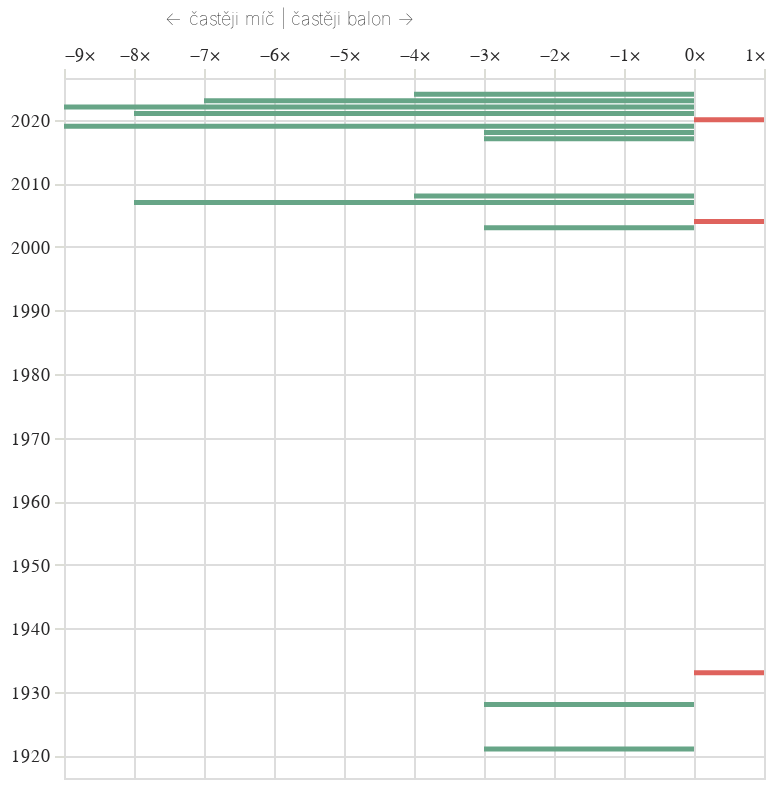

Write notebook code for a chart like this one.
### Code cell
graf_vyvoje("(?i)míč[^\w]","míč","(?i)bal[oó]n[^\w]","balon")

### Figure 1 — Vega-Lite specification as saved in the notebook (floating-point values rounded to 4 significant figures)
{"config": {"title": {"font": "Noticia Text", "fontSize": 11.5, "anchor": "start", "lineHeight": 19, "fontWeight": "bolder", "subtitleFont": "Noticia Text", "subtitleFontSize": 10, "subtitleLineHeight": 15, "subtitlePadding": 10, "dy": -10, "color": "#292829", "subtitleColor": "#292829"}, "axis": {"labelFont": "Asap", "titleFont": "Asap", "fontWeight": "lighter", "titleFontWeight": "lighter", "labelFontSize": 9, "titleFontSize": 9, "labelPadding": 2, "titlePadding": 9, "domainOpacity": 0, "tickColor": "#DCDDD6", "labelColor": "#292829"}, "legend": {"labelFont": "Asap", "labelFontWeight": "normal", "titleFont": "Asap", "titleFontWeight": "normal", "labelFontSize": 9, "titleFontSize": 9, "labelColor": "#292829"}}, "data": {"name": "data-15441f79663029c8bfc228c7be1a1429"}, "mark": {"type": "bar", "height": 2.5}, "encoding": {"color": {"field": "vitez", "legend": null, "scale": {"range": ["#67a587", "#df635d"]}, "type": "nominal"}, "x": {"axis": {"labelExpr": "datum.label + '×'", "orient": "top", "titleAlign": "right"}, "field": "vysledek", "title": "← častěji míč | častěji balon →", "type": "quantitative"}, "y": {"field": "datum", "title": null, "type": "temporal"}}, "height": 350, "resolve": {"scale": {"y": "independent"}}, "width": 350, "$schema": "https://vega.github.io/schema/vega-lite/v5.8.0.json", "datasets": {"data-15441f79663029c8bfc228c7be1a1429": [{"datum": "1918-01-01T00:00:00", "vyskytu": 1, "vyskytu_right": 1, "uplnost": 0, "vysledek": 0.0, "vitez": null}, {"datum": "1919-01-01T00:00:00", "vyskytu": 1, "vyskytu_right": 1, "uplnost": 0, "vysledek": 0.0, "vitez": null}, {"datum": "1920-01-01T00:00:00", "vyskytu": 1, "vyskytu_right": 1, "uplnost": 0, "vysledek": 0.0, "vitez": null}, {"datum": "1921-01-01T00:00:00", "vyskytu": 2, "vyskytu_right": 1, "uplnost": 0, "vysledek": -3.0, "vitez": "míč"}, {"datum": "1922-01-01T00:00:00", "vyskytu": 1, "vyskytu_right": 1, "uplnost": 0, "vysledek": 0.0, "vitez": null}, {"datum": "1923-01-01T00:00:00", "vyskytu": 1, "vyskytu_right": 1, "uplnost": 0, "vysledek": 0.0, "vitez": null}, {"datum": "1924-01-01T00:00:00", "vyskytu": 1, "vyskytu_right": 1, "uplnost": 0, "vysledek": 0.0, "vitez": null}, {"datum": "1925-01-01T00:00:00", "vyskytu": 1, "vyskytu_right": 1, "uplnost": 0, "vysledek": 0.0, "vitez": null}, {"datum": "1926-01-01T00:00:00", "vyskytu": 1, "vyskytu_right": 1, "uplnost": 0, "vysledek": 0.0, "vitez": null}, {"datum": "1927-01-01T00:00:00", "vyskytu": 1, "vyskytu_right": 1, "uplnost": 0, "vysledek": 0.0, "vitez": null}, {"datum": "1928-01-01T00:00:00", "vyskytu": 2, "vyskytu_right": 1, "uplnost": 0, "vysledek": -3.0, "vitez": "míč"}, {"datum": "1929-01-01T00:00:00", "vyskytu": 1, "vyskytu_right": 1, "uplnost": 0, "vysledek": 0.0, "vitez": null}, {"datum": "1930-01-01T00:00:00", "vyskytu": 1, "vyskytu_right": 1, "uplnost": 0, "vysledek": 0.0, "vitez": null}, {"datum": "1931-01-01T00:00:00", "vyskytu": 1, "vyskytu_right": 1, "uplnost": 0, "vysledek": 0.0, "vitez": null}, {"datum": "1932-01-01T00:00:00", "vyskytu": 1, "vyskytu_right": 1, "uplnost": 0, "vysledek": 0.0, "vitez": null}, {"datum": "1933-01-01T00:00:00", "vyskytu": 1, "vyskytu_right": 2, "uplnost": 0, "vysledek": 1.0, "vitez": "balon"}, {"datum": "1934-01-01T00:00:00", "vyskytu": 1, "vyskytu_right": 1, "uplnost": 0, "vysledek": 0.0, "vitez": null}, {"datum": "1935-01-01T00:00:00", "vyskytu": 1, "vyskytu_right": 1, "uplnost": 0, "vysledek": 0.0, "vitez": null}, {"datum": "1936-01-01T00:00:00", "vyskytu": 1, "vyskytu_right": 1, "uplnost": 0, "vysledek": 0.0, "vitez": null}, {"datum": "1937-01-01T00:00:00", "vyskytu": 1, "vyskytu_right": 1, "uplnost": 0, "vysledek": 0.0, "vitez": null}, {"datum": "1938-01-01T00:00:00", "vyskytu": 1, "vyskytu_right": 1, "uplnost": 0, "vysledek": 0.0, "vitez": null}, {"datum": "1945-01-01T00:00:00", "vyskytu": 1, "vyskytu_right": 1, "uplnost": 0, "vysledek": 0.0, "vitez": null}, {"datum": "1946-01-01T00:00:00", "vyskytu": 1, "vyskytu_right": 1, "uplnost": 0, "vysledek": 0.0, "vitez": null}, {"datum": "1947-01-01T00:00:00", "vyskytu": 1, "vyskytu_right": 1, "uplnost": 0, "vysledek": 0.0, "vitez": null}, {"datum": "1948-01-01T00:00:00", "vyskytu": 1, "vyskytu_right": 1, "uplnost": 0, "vysledek": 0.0, "vitez": null}, {"datum": "1949-01-01T00:00:00", "vyskytu": 1, "vyskytu_right": 1, "uplnost": 0, "vysledek": 0.0, "vitez": null}, {"datum": "1950-01-01T00:00:00", "vyskytu": 1, "vyskytu_right": 1, "uplnost": 0, "vysledek": 0.0, "vitez": null}, {"datum": "1951-01-01T00:00:00", "vyskytu": 1, "vyskytu_right": 1, "uplnost": 0, "vysledek": 0.0, "vitez": null}, {"datum": "1952-01-01T00:00:00", "vyskytu": 1, "vyskytu_right": 1, "uplnost": 0, "vysledek": 0.0, "vitez": null}, {"datum": "1953-01-01T00:00:00", "vyskytu": 1, "vyskytu_right": 1, "uplnost": 0, "vysledek": 0.0, "vitez": null}, {"datum": "1954-01-01T00:00:00", "vyskytu": 1, "vyskytu_right": 1, "uplnost": 0, "vysledek": 0.0, "vitez": null}, {"datum": "1955-01-01T00:00:00", "vyskytu": 1, "vyskytu_right": 1, "uplnost": 0, "vysledek": 0.0, "vitez": null}, {"datum": "1956-01-01T00:00:00", "vyskytu": 1, "vyskytu_right": 1, "uplnost": 0, "vysledek": 0.0, "vitez": null}, {"datum": "1957-01-01T00:00:00", "vyskytu": 1, "vyskytu_right": 1, "uplnost": 0, "vysledek": 0.0, "vitez": null}, {"datum": "1958-01-01T00:00:00", "vyskytu": 1, "vyskytu_right": 1, "uplnost": 0, "vysledek": 0.0, "vitez": null}, {"datum": "1959-01-01T00:00:00", "vyskytu": 1, "vyskytu_right": 1, "uplnost": 0, "vysledek": 0.0, "vitez": null}, {"datum": "1960-01-01T00:00:00", "vyskytu": 1, "vyskytu_right": 1, "uplnost": 0, "vysledek": 0.0, "vitez": null}, {"datum": "1961-01-01T00:00:00", "vyskytu": 1, "vyskytu_right": 1, "uplnost": 0, "vysledek": 0.0, "vitez": null}, {"datum": "1962-01-01T00:00:00", "vyskytu": 1, "vyskytu_right": 1, "uplnost": 0, "vysledek": 0.0, "vitez": null}, {"datum": "1963-01-01T00:00:00", "vyskytu": 1, "vyskytu_right": 1, "uplnost": 0, "vysledek": 0.0, "vitez": null}, {"datum": "1964-01-01T00:00:00", "vyskytu": 1, "vyskytu_right": 1, "uplnost": 0, "vysledek": 0.0, "vitez": null}, {"datum": "1965-01-01T00:00:00", "vyskytu": 1, "vyskytu_right": 1, "uplnost": 0, "vysledek": 0.0, "vitez": null}, {"datum": "1966-01-01T00:00:00", "vyskytu": 1, "vyskytu_right": 1, "uplnost": 0, "vysledek": 0.0, "vitez": null}, {"datum": "1967-01-01T00:00:00", "vyskytu": 1, "vyskytu_right": 1, "uplnost": 0, "vysledek": 0.0, "vitez": null}, {"datum": "1968-01-01T00:00:00", "vyskytu": 1, "vyskytu_right": 1, "uplnost": 0, "vysledek": 0.0, "vitez": null}, {"datum": "1969-01-01T00:00:00", "vyskytu": 1, "vyskytu_right": 1, "uplnost": 0, "vysledek": 0.0, "vitez": null}, {"datum": "1970-01-01T00:00:00", "vyskytu": 1, "vyskytu_right": 1, "uplnost": 0, "vysledek": 0.0, "vitez": null}, {"datum": "1971-01-01T00:00:00", "vyskytu": 1, "vyskytu_right": 1, "uplnost": 0, "vysledek": 0.0, "vitez": null}, {"datum": "1972-01-01T00:00:00", "vyskytu": 1, "vyskytu_right": 1, "uplnost": 0, "vysledek": 0.0, "vitez": null}, {"datum": "1973-01-01T00:00:00", "vyskytu": 1, "vyskytu_right": 1, "uplnost": 0, "vysledek": 0.0, "vitez": null}, {"datum": "1974-01-01T00:00:00", "vyskytu": 1, "vyskytu_right": 1, "uplnost": 0, "vysledek": 0.0, "vitez": null}, {"datum": "1975-01-01T00:00:00", "vyskytu": 1, "vyskytu_right": 1, "uplnost": 0, "vysledek": 0.0, "vitez": null}, {"datum": "1976-01-01T00:00:00", "vyskytu": 1, "vyskytu_right": 1, "uplnost": 0, "vysledek": 0.0, "vitez": null}, {"datum": "1977-01-01T00:00:00", "vyskytu": 1, "vyskytu_right": 1, "uplnost": 0, "vysledek": 0.0, "vitez": null}, {"datum": "1978-01-01T00:00:00", "vyskytu": 1, "vyskytu_right": 1, "uplnost": 0, "vysledek": 0.0, "vitez": null}, {"datum": "1979-01-01T00:00:00", "vyskytu": 1, "vyskytu_right": 1, "uplnost": 0, "vysledek": 0.0, "vitez": null}, {"datum": "1980-01-01T00:00:00", "vyskytu": 1, "vyskytu_right": 1, "uplnost": 0, "vysledek": 0.0, "vitez": null}, {"datum": "1981-01-01T00:00:00", "vyskytu": 1, "vyskytu_right": 1, "uplnost": 0, "vysledek": 0.0, "vitez": null}, {"datum": "1982-01-01T00:00:00", "vyskytu": 1, "vyskytu_right": 1, "uplnost": 0, "vysledek": 0.0, "vitez": null}, {"datum": "1983-01-01T00:00:00", "vyskytu": 1, "vyskytu_right": 1, "uplnost": 0, "vysledek": 0.0, "vitez": null}, {"datum": "1984-01-01T00:00:00", "vyskytu": 1, "vyskytu_right": 1, "uplnost": 0, "vysledek": 0.0, "vitez": null}, {"datum": "1985-01-01T00:00:00", "vyskytu": 1, "vyskytu_right": 1, "uplnost": 0, "vysledek": 0.0, "vitez": null}, {"datum": "1986-01-01T00:00:00", "vyskytu": 1, "vyskytu_right": 1, "uplnost": 0, "vysledek": 0.0, "vitez": null}, {"datum": "1987-01-01T00:00:00", "vyskytu": 1, "vyskytu_right": 1, "uplnost": 0, "vysledek": 0.0, "vitez": null}, {"datum": "1988-01-01T00:00:00", "vyskytu": 1, "vyskytu_right": 1, "uplnost": 0, "vysledek": 0.0, "vitez": null}, {"datum": "1989-01-01T00:00:00", "vyskytu": 1, "vyskytu_right": 1, "uplnost": 0, "vysledek": 0.0, "vitez": null}, {"datum": "1990-01-01T00:00:00", "vyskytu": 1, "vyskytu_right": 1, "uplnost": 0, "vysledek": 0.0, "vitez": null}, {"datum": "1991-01-01T00:00:00", "vyskytu": 1, "vyskytu_right": 1, "uplnost": 0, "vysledek": 0.0, "vitez": null}, {"datum": "1992-01-01T00:00:00", "vyskytu": 1, "vyskytu_right": 1, "uplnost": 0, "vysledek": 0.0, "vitez": null}, {"datum": "1993-01-01T00:00:00", "vyskytu": 1, "vyskytu_right": 1, "uplnost": 0, "vysledek": 0.0, "vitez": null}, {"datum": "1994-01-01T00:00:00", "vyskytu": 1, "vyskytu_right": 1, "uplnost": 0, "vysledek": 0.0, "vitez": null}, {"datum": "1995-01-01T00:00:00", "vyskytu": 1, "vyskytu_right": 1, "uplnost": 0, "vysledek": 0.0, "vitez": null}, {"datum": "1996-01-01T00:00:00", "vyskytu": 1, "vyskytu_right": 1, "uplnost": 0, "vysledek": 0.0, "vitez": null}, {"datum": "1997-01-01T00:00:00", "vyskytu": 1, "vyskytu_right": 1, "uplnost": 0, "vysledek": 0.0, "vitez": null}, {"datum": "1998-01-01T00:00:00", "vyskytu": 1, "vyskytu_right": 1, "uplnost": 0, "vysledek": 0.0, "vitez": null}, {"datum": "1999-01-01T00:00:00", "vyskytu": 1, "vyskytu_right": 1, "uplnost": 0, "vysledek": 0.0, "vitez": null}, {"datum": "2000-01-01T00:00:00", "vyskytu": 1, "vyskytu_right": 1, "uplnost": 0, "vysledek": 0.0, "vitez": null}, {"datum": "2001-01-01T00:00:00", "vyskytu": 1, "vyskytu_right": 1, "uplnost": 0, "vysledek": 0.0, "vitez": null}, {"datum": "2002-01-01T00:00:00", "vyskytu": 1, "vyskytu_right": 1, "uplnost": 0, "vysledek": 0.0, "vitez": null}, {"datum": "2003-01-01T00:00:00", "vyskytu": 2, "vyskytu_right": 1, "uplnost": 0, "vysledek": -3.0, "vitez": "míč"}, {"datum": "2004-01-01T00:00:00", "vyskytu": 1, "vyskytu_right": 2, "uplnost": 1, "vysledek": 1.0, "vitez": "balon"}, {"datum": "2005-01-01T00:00:00", "vyskytu": 1, "vyskytu_right": 1, "uplnost": 0, "vysledek": 0.0, "vitez": null}, {"datum": "2006-01-01T00:00:00", "vyskytu": 1, "vyskytu_right": 1, "uplnost": 0, "vysledek": 0.0, "vitez": null}, {"datum": "2007-01-01T00:00:00", "vyskytu": 7, "vyskytu_right": 1, "uplnost": 1, "vysledek": -8.0, "vitez": "míč"}, {"datum": "2008-01-01T00:00:00", "vyskytu": 3, "vyskytu_right": 1, "uplnost": 1, "vysledek": -4.0, "vitez": "míč"}, {"datum": "2009-01-01T00:00:00", "vyskytu": 1, "vyskytu_right": 1, "uplnost": 0, "vysledek": 0.0, "vitez": null}, {"datum": "2010-01-01T00:00:00", "vyskytu": 1, "vyskytu_right": 1, "uplnost": 0, "vysledek": 0.0, "vitez": null}, {"datum": "2011-01-01T00:00:00", "vyskytu": 1, "vyskytu_right": 1, "uplnost": 0, "vysledek": 0.0, "vitez": null}, {"datum": "2012-01-01T00:00:00", "vyskytu": 1, "vyskytu_right": 1, "uplnost": 0, "vysledek": 0.0, "vitez": null}, {"datum": "2013-01-01T00:00:00", "vyskytu": 1, "vyskytu_right": 1, "uplnost": 0, "vysledek": 0.0, "vitez": null}, {"datum": "2014-01-01T00:00:00", "vyskytu": 1, "vyskytu_right": 1, "uplnost": 0, "vysledek": 0.0, "vitez": null}, {"datum": "2015-01-01T00:00:00", "vyskytu": 1, "vyskytu_right": 1, "uplnost": 0, "vysledek": 0.0, "vitez": null}, {"datum": "2016-01-01T00:00:00", "vyskytu": 1, "vyskytu_right": 1, "uplnost": 0, "vysledek": 0.0, "vitez": null}, {"datum": "2017-01-01T00:00:00", "vyskytu": 2, "vyskytu_right": 1, "uplnost": 0, "vysledek": -3.0, "vitez": "míč"}, {"datum": "2018-01-01T00:00:00", "vyskytu": 2, "vyskytu_right": 1, "uplnost": 0, "vysledek": -3.0, "vitez": "míč"}, {"datum": "2019-01-01T00:00:00", "vyskytu": 8, "vyskytu_right": 1, "uplnost": 1, "vysledek": -9.0, "vitez": "míč"}, {"datum": "2020-01-01T00:00:00", "vyskytu": 1, "vyskytu_right": 2, "uplnost": 1, "vysledek": 1.0, "vitez": "balon"}, {"datum": "2021-01-01T00:00:00", "vyskytu": 7, "vyskytu_right": 1, "uplnost": 0, "vysledek": -8.0, "vitez": "míč"}, {"datum": "2022-01-01T00:00:00", "vyskytu": 8, "vyskytu_right": 1, "uplnost": 0, "vysledek": -9.0, "vitez": "míč"}, {"datum": "2023-01-01T00:00:00", "vyskytu": 6, "vyskytu_right": 1, "uplnost": 0, "vysledek": -7.0, "vitez": "míč"}, {"datum": "2024-01-01T00:00:00", "vyskytu": 3, "vyskytu_right": 1, "uplnost": 0, "vysledek": -4.0, "vitez": "míč"}, {"datum": "2025-01-01T00:00:00", "vyskytu": 1, "vyskytu_right": 1, "uplnost": 0, "vysledek": 0.0, "vitez": null}]}}
